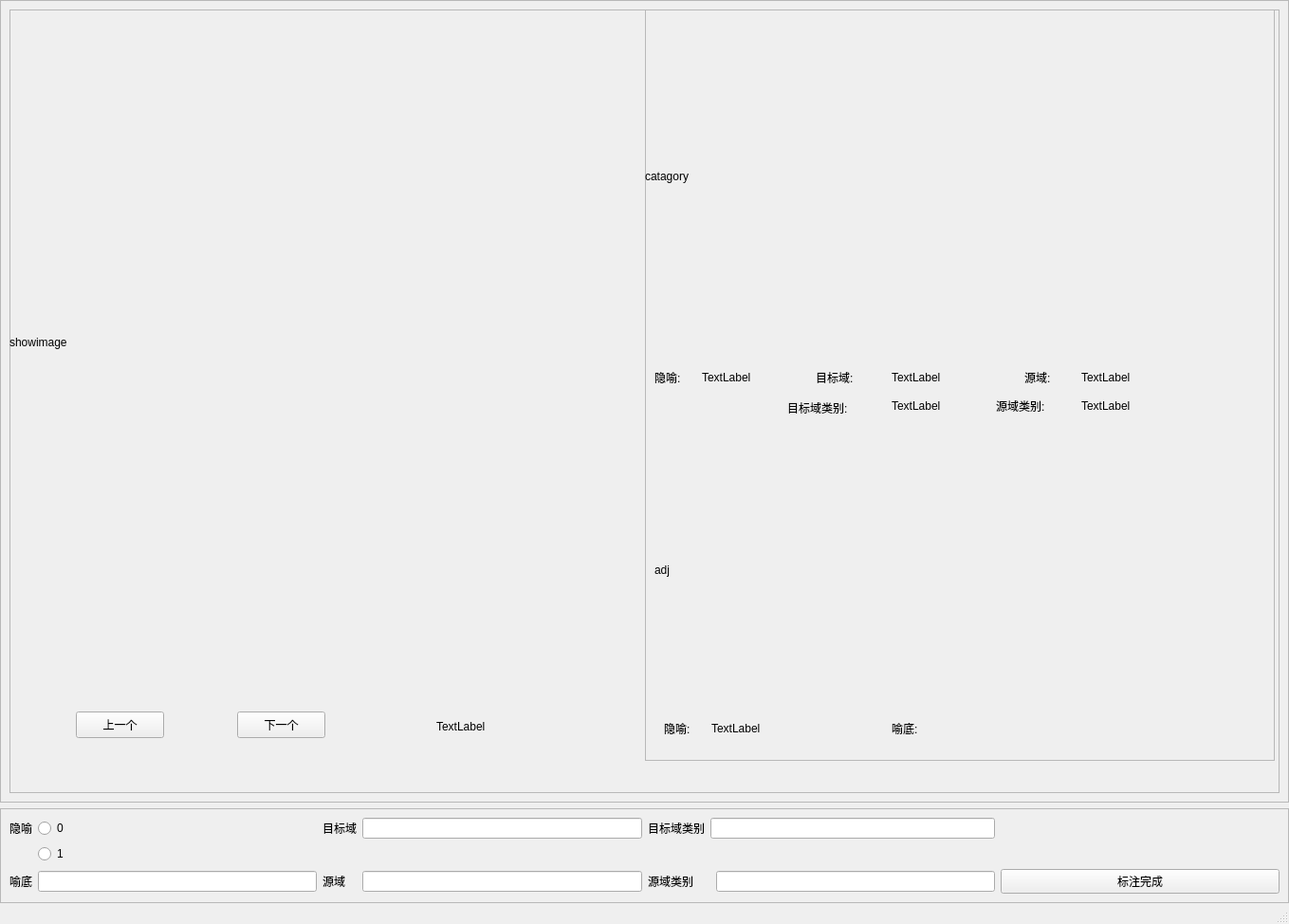
<?xml version="1.0" encoding="UTF-8"?>
<ui version="4.0">
 <class>MainWindow</class>
 <widget class="QMainWindow" name="MainWindow">
  <property name="geometry">
   <rect>
    <x>0</x>
    <y>0</y>
    <width>1359</width>
    <height>974</height>
   </rect>
  </property>
  <property name="windowTitle">
   <string>MainWindow</string>
  </property>
  <widget class="QWidget" name="centralwidget">
   <layout class="QGridLayout" name="gridLayout_2">
    <property name="leftMargin">
     <number>0</number>
    </property>
    <property name="topMargin">
     <number>0</number>
    </property>
    <property name="rightMargin">
     <number>0</number>
    </property>
    <property name="bottomMargin">
     <number>0</number>
    </property>
    <item row="0" column="0">
     <widget class="QFrame" name="frame_tagging">
      <property name="frameShape">
       <enum>QFrame::StyledPanel</enum>
      </property>
      <property name="frameShadow">
       <enum>QFrame::Raised</enum>
      </property>
      <layout class="QGridLayout" name="gridLayout">
       <item row="2" column="0">
        <widget class="QFrame" name="frame_pic">
         <property name="frameShape">
          <enum>QFrame::StyledPanel</enum>
         </property>
         <property name="frameShadow">
          <enum>QFrame::Raised</enum>
         </property>
         <widget class="QLabel" name="label_showimage">
          <property name="geometry">
           <rect>
            <x>0</x>
            <y>0</y>
            <width>661</width>
            <height>701</height>
           </rect>
          </property>
          <property name="text">
           <string>showimage</string>
          </property>
         </widget>
         <widget class="QPushButton" name="pushButton_pre_pic">
          <property name="geometry">
           <rect>
            <x>70</x>
            <y>740</y>
            <width>93</width>
            <height>28</height>
           </rect>
          </property>
          <property name="text">
           <string>上一个</string>
          </property>
         </widget>
         <widget class="QPushButton" name="pushButton_next_pic">
          <property name="geometry">
           <rect>
            <x>240</x>
            <y>740</y>
            <width>93</width>
            <height>28</height>
           </rect>
          </property>
          <property name="text">
           <string>下一个</string>
          </property>
         </widget>
         <widget class="QLabel" name="get_whether_annotation">
          <property name="geometry">
           <rect>
            <x>450</x>
            <y>740</y>
            <width>151</width>
            <height>31</height>
           </rect>
          </property>
          <property name="text">
           <string>TextLabel</string>
          </property>
         </widget>
         <widget class="QLabel" name="label_finish">
          <property name="geometry">
           <rect>
            <x>130</x>
            <y>660</y>
            <width>231</width>
            <height>16</height>
           </rect>
          </property>
          <property name="text">
           <string/>
          </property>
         </widget>
         <widget class="QFrame" name="frame_show">
          <property name="geometry">
           <rect>
            <x>670</x>
            <y>0</y>
            <width>664</width>
            <height>792</height>
           </rect>
          </property>
          <property name="frameShape">
           <enum>QFrame::StyledPanel</enum>
          </property>
          <property name="frameShadow">
           <enum>QFrame::Raised</enum>
          </property>
          <widget class="QLabel" name="label_category_pic">
           <property name="geometry">
            <rect>
             <x>0</x>
             <y>0</y>
             <width>651</width>
             <height>351</height>
            </rect>
           </property>
           <property name="text">
            <string>catagory</string>
           </property>
          </widget>
          <widget class="QLabel" name="label_adj_pic">
           <property name="geometry">
            <rect>
             <x>10</x>
             <y>440</y>
             <width>631</width>
             <height>301</height>
            </rect>
           </property>
           <property name="text">
            <string>adj</string>
           </property>
          </widget>
          <widget class="QLabel" name="label1">
           <property name="geometry">
            <rect>
             <x>10</x>
             <y>380</y>
             <width>41</width>
             <height>16</height>
            </rect>
           </property>
           <property name="text">
            <string>隐喻:</string>
           </property>
          </widget>
          <widget class="QLabel" name="label6">
           <property name="geometry">
            <rect>
             <x>20</x>
             <y>750</y>
             <width>41</width>
             <height>16</height>
            </rect>
           </property>
           <property name="text">
            <string>隐喻:</string>
           </property>
          </widget>
          <widget class="QLabel" name="label7">
           <property name="geometry">
            <rect>
             <x>260</x>
             <y>750</y>
             <width>41</width>
             <height>16</height>
            </rect>
           </property>
           <property name="text">
            <string>喻底:</string>
           </property>
          </widget>
          <widget class="QLabel" name="label2">
           <property name="geometry">
            <rect>
             <x>180</x>
             <y>380</y>
             <width>51</width>
             <height>16</height>
            </rect>
           </property>
           <property name="text">
            <string>目标域:</string>
           </property>
          </widget>
          <widget class="QLabel" name="label4">
           <property name="geometry">
            <rect>
             <x>400</x>
             <y>380</y>
             <width>41</width>
             <height>16</height>
            </rect>
           </property>
           <property name="text">
            <string>源域:</string>
           </property>
          </widget>
          <widget class="QLabel" name="label5">
           <property name="geometry">
            <rect>
             <x>150</x>
             <y>410</y>
             <width>81</width>
             <height>20</height>
            </rect>
           </property>
           <property name="text">
            <string>目标域类别:</string>
           </property>
          </widget>
          <widget class="QLabel" name="label3">
           <property name="geometry">
            <rect>
             <x>370</x>
             <y>410</y>
             <width>72</width>
             <height>15</height>
            </rect>
           </property>
           <property name="text">
            <string>源域类别:</string>
           </property>
          </widget>
          <widget class="QLabel" name="label_metaphor_fix1">
           <property name="geometry">
            <rect>
             <x>60</x>
             <y>380</y>
             <width>72</width>
             <height>15</height>
            </rect>
           </property>
           <property name="text">
            <string>TextLabel</string>
           </property>
          </widget>
          <widget class="QLabel" name="label_target_fix">
           <property name="geometry">
            <rect>
             <x>260</x>
             <y>380</y>
             <width>72</width>
             <height>15</height>
            </rect>
           </property>
           <property name="text">
            <string>TextLabel</string>
           </property>
          </widget>
          <widget class="QLabel" name="label_target_category_fix">
           <property name="geometry">
            <rect>
             <x>260</x>
             <y>410</y>
             <width>72</width>
             <height>15</height>
            </rect>
           </property>
           <property name="text">
            <string>TextLabel</string>
           </property>
          </widget>
          <widget class="QLabel" name="label_source_fix">
           <property name="geometry">
            <rect>
             <x>460</x>
             <y>380</y>
             <width>72</width>
             <height>15</height>
            </rect>
           </property>
           <property name="text">
            <string>TextLabel</string>
           </property>
          </widget>
          <widget class="QLabel" name="label_source_category_fix">
           <property name="geometry">
            <rect>
             <x>460</x>
             <y>410</y>
             <width>72</width>
             <height>15</height>
            </rect>
           </property>
           <property name="text">
            <string>TextLabel</string>
           </property>
          </widget>
          <widget class="QLabel" name="label_metaphor_fix2">
           <property name="geometry">
            <rect>
             <x>70</x>
             <y>750</y>
             <width>72</width>
             <height>15</height>
            </rect>
           </property>
           <property name="text">
            <string>TextLabel</string>
           </property>
          </widget>
          <widget class="QLabel" name="label_yudi_fix">
           <property name="geometry">
            <rect>
             <x>310</x>
             <y>650</y>
             <width>72</width>
             <height>15</height>
            </rect>
           </property>
           <property name="text">
            <string/>
           </property>
          </widget>
         </widget>
        </widget>
       </item>
      </layout>
     </widget>
    </item>
    <item row="2" column="0">
     <widget class="QFrame" name="frame_3">
      <property name="maximumSize">
       <size>
        <width>16777215</width>
        <height>100</height>
       </size>
      </property>
      <property name="frameShape">
       <enum>QFrame::StyledPanel</enum>
      </property>
      <property name="frameShadow">
       <enum>QFrame::Raised</enum>
      </property>
      <layout class="QGridLayout" name="gridLayout_3">
       <item row="3" column="6">
        <widget class="QLineEdit" name="lineEdit_source_category"/>
       </item>
       <item row="3" column="0">
        <widget class="QLabel" name="yudi">
         <property name="text">
          <string>喻底</string>
         </property>
        </widget>
       </item>
       <item row="0" column="7">
        <spacer name="horizontalSpacer">
         <property name="orientation">
          <enum>Qt::Horizontal</enum>
         </property>
         <property name="sizeHint" stdset="0">
          <size>
           <width>40</width>
           <height>20</height>
          </size>
         </property>
        </spacer>
       </item>
       <item row="3" column="4" colspan="2">
        <widget class="QLabel" name="source_category">
         <property name="text">
          <string>源域类别</string>
         </property>
        </widget>
       </item>
       <item row="3" column="3">
        <widget class="QLineEdit" name="lineEdit_source"/>
       </item>
       <item row="0" column="5" colspan="2">
        <widget class="QLineEdit" name="lineEdit_target_category"/>
       </item>
       <item row="3" column="1">
        <widget class="QLineEdit" name="lineEdit_yudi"/>
       </item>
       <item row="3" column="2">
        <widget class="QLabel" name="source">
         <property name="text">
          <string>源域</string>
         </property>
        </widget>
       </item>
       <item row="0" column="3">
        <widget class="QLineEdit" name="lineEdit_target"/>
       </item>
       <item row="0" column="1">
        <widget class="QRadioButton" name="radioButton_0">
         <property name="text">
          <string>0</string>
         </property>
        </widget>
       </item>
       <item row="0" column="0">
        <widget class="QLabel" name="metaphor">
         <property name="text">
          <string>隐喻</string>
         </property>
        </widget>
       </item>
       <item row="0" column="2">
        <widget class="QLabel" name="target">
         <property name="text">
          <string>目标域</string>
         </property>
        </widget>
       </item>
       <item row="3" column="7">
        <widget class="QPushButton" name="pushButton_confirm">
         <property name="text">
          <string>标注完成</string>
         </property>
        </widget>
       </item>
       <item row="0" column="4">
        <widget class="QLabel" name="targetcategory">
         <property name="text">
          <string>目标域类别</string>
         </property>
        </widget>
       </item>
       <item row="1" column="1">
        <widget class="QRadioButton" name="radioButton_1">
         <property name="text">
          <string>1</string>
         </property>
        </widget>
       </item>
      </layout>
     </widget>
    </item>
   </layout>
  </widget>
  <widget class="QMenuBar" name="menubar">
   <property name="geometry">
    <rect>
     <x>0</x>
     <y>0</y>
     <width>1359</width>
     <height>26</height>
    </rect>
   </property>
  </widget>
  <widget class="QStatusBar" name="statusbar"/>
 </widget>
 <resources/>
 <connections/>
</ui>
